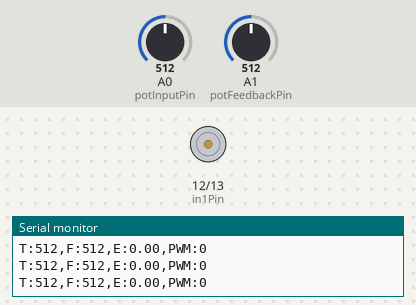
The sketch below on a simulated Arduino Uno, built with avr-gcc and run on an emulated ATmega328P. Parts: motor-driver pin pairs drawn as motors (green arrow = first pin HIGH = forward, orange = second pin HIGH = backward, longer = more drive, scaled by the enable pin), the last lines printed to the serial monitor. Inputs (shaded band) come from the test bench; at power-on: A0 (potInputPin) = 512, A1 (potFeedbackPin) = 512.

Above: at 1.3 s.
1.4 s: A0 (potInputPin) set to 530
4.4 s: A1 (potFeedbackPin) set to 525
At 5.6 s:
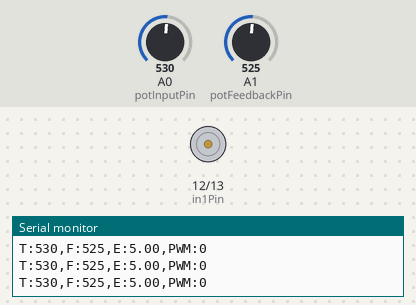
6.5 s: A0 (potInputPin) set to 511
9.5 s: A1 (potFeedbackPin) set to 716
At 10.7 s:
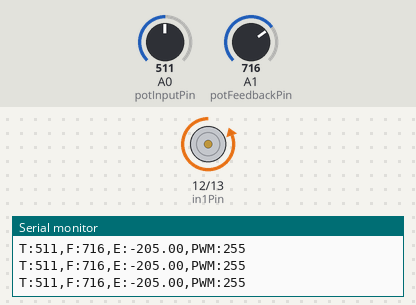
11.0 s: A0 (potInputPin) set to 900
At 12.1 s:
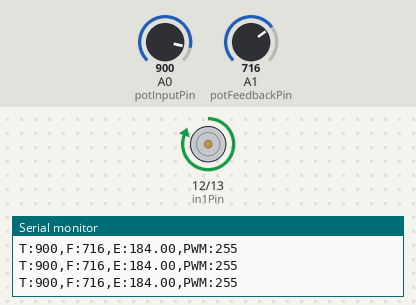
12.5 s: A0 (potInputPin) set to 716
At 13.0 s:
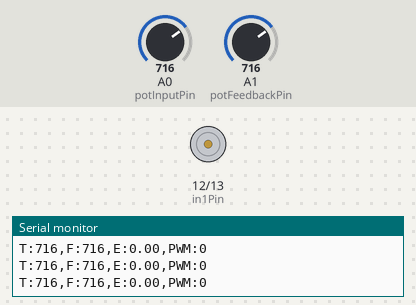
Timing chart, 0 to 15.0 s (numbered marks = the images above; inputs shaded):
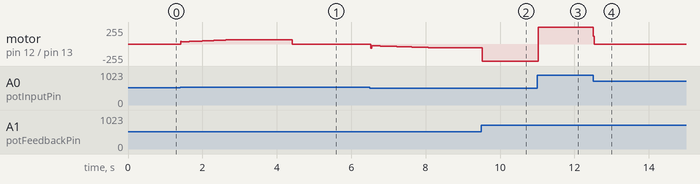

Measured:
- after the input at 4.4 s, motor on pin 12 (in1Pin) / pin 13 (in2Pin): forward 62/255 → stopped at once
- after the input at 9.5 s, motor on pin 12 (in1Pin) / pin 13 (in2Pin): backward 55/255 → backward 255/255 at once
- after the input at 11.0 s, motor on pin 12 (in1Pin) / pin 13 (in2Pin): backward 255/255 → forward 255/255 at once
- after the input at 12.5 s, motor on pin 12 (in1Pin) / pin 13 (in2Pin): forward 255/255 → stopped at once

The sketch:

2.1-PID_mqtt.ino
```cpp
#include <math.h>

// === Pin Definitions ===
#define potInputPin A0
#define potFeedbackPin A1
#define in1Pin 12
#define in2Pin 13
#define enablePin 11

// === PID Coefficients ===
float Kp = 1.8;
float Ki = 0.03;
float Kd = 0.4;

// === PID Variables ===
float error = 0;
float previousError = 0;
float integral = 0;
float derivative = 0;

int outputPWM = 0;
const int deadband = 5;

// === RMSE Calculation Variables ===
unsigned long squaredErrorSum = 0;
unsigned long sampleCount = 0;
unsigned long lastRMSEPrint = 0;

// === RMSE Average Tracking ===
float totalRMSE = 0.0;
unsigned int rmseIntervals = 0;

int smoothAnalogRead(int pin) {
  long sum = 0;
  for (int i = 0; i < 10; i++) {
    sum += analogRead(pin);
    delayMicroseconds(500);
  }
  return sum / 10;
}

void setup() {
  pinMode(in1Pin, OUTPUT);
  pinMode(in2Pin, OUTPUT);
  pinMode(enablePin, OUTPUT);
  Serial.begin(115200); // High baud rate for fast streaming
  delay(100);
}

void loop() {
  int target = smoothAnalogRead(potInputPin);
  int feedback = smoothAnalogRead(potFeedbackPin);

  error = target - feedback;
  integral += error;
  integral = constrain(integral, -1000, 1000);
  derivative = error - previousError;
  previousError = error;

  float controlSignal = Kp * error + Ki * integral + Kd * derivative;

  outputPWM = 0;
  digitalWrite(in1Pin, LOW);
  digitalWrite(in2Pin, LOW);

  if (abs(error) > deadband) {
    outputPWM = constrain(abs(controlSignal), 0, 255);
    if (controlSignal > 0) {
      digitalWrite(in1Pin, HIGH);
      digitalWrite(in2Pin, LOW);
    } else {
      digitalWrite(in1Pin, LOW);
      digitalWrite(in2Pin, HIGH);
    }
  } else {
    integral = 0;
  }

  analogWrite(enablePin, outputPWM);

  squaredErrorSum += (long)error * error;
  sampleCount++;

  // === Serial Print for Node-RED MQTT ===
  Serial.print("T:");
  Serial.print(target);
  Serial.print(",F:");
  Serial.print(feedback);
  Serial.print(",E:");
  Serial.print(error);
  Serial.print(",PWM:");
  Serial.println(outputPWM);

  // === Optional RMSE log every 5s (tagged for debug log) ===
  if (millis() - lastRMSEPrint >= 5000) {
    float rmse = sqrt((float)squaredErrorSum / sampleCount);
    totalRMSE += rmse;
    rmseIntervals++;
    float avgRMSE = totalRMSE / rmseIntervals;

    Serial.print("#RMSE:");
    Serial.print(rmse, 2);
    Serial.print(",Avg:");
    Serial.println(avgRMSE, 2);

    squaredErrorSum = 0;
    sampleCount = 0;
    lastRMSEPrint = millis();
  }

  delay(10);
}
```
